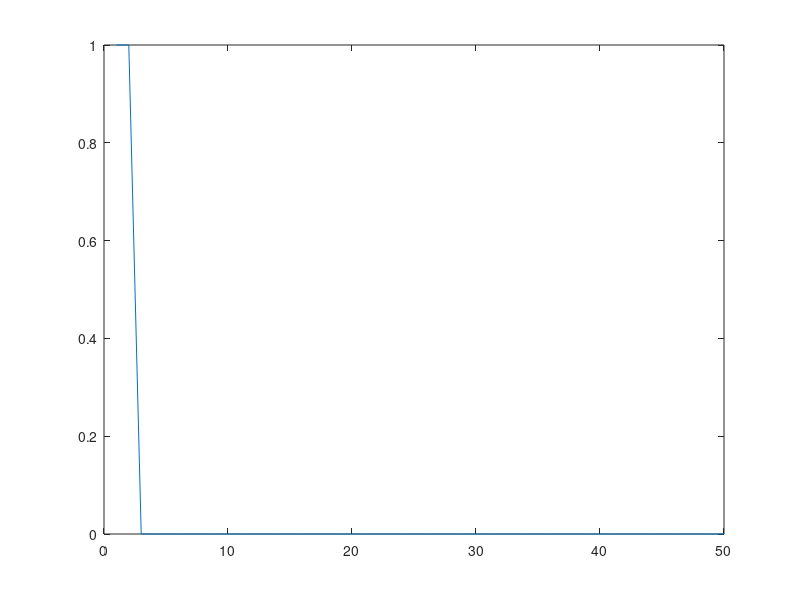

Reproduce this figure in MATLAB.
clc;
clear;
close all;
x = [0,0,1,1;0,1,0,1];
x = x';
y = [0,0,0,1];
y = y';
w = [0,0];
b = 0;
alpha = 0.1;
theta = 0.5;
iter = 50;
a = zeros(4,1);
output = zeros(4,1);
error = zeros(iter,1);

for k = 1:iter
    for i = 1:size(x,1)
        a(i) = w(1)*x(i,1) + w(2)*x(i,2) + b;
        output(i) = (a(i)>=theta);
        if (output(i) ~= y(i))
            for j = 1:2
                w(j) = w(j) + (alpha*y(i)*x(i,j));
            end
            b = b + (alpha*y(i));
        end
    end
    error(k) = sum((y-output).^2);
end
plot(error)